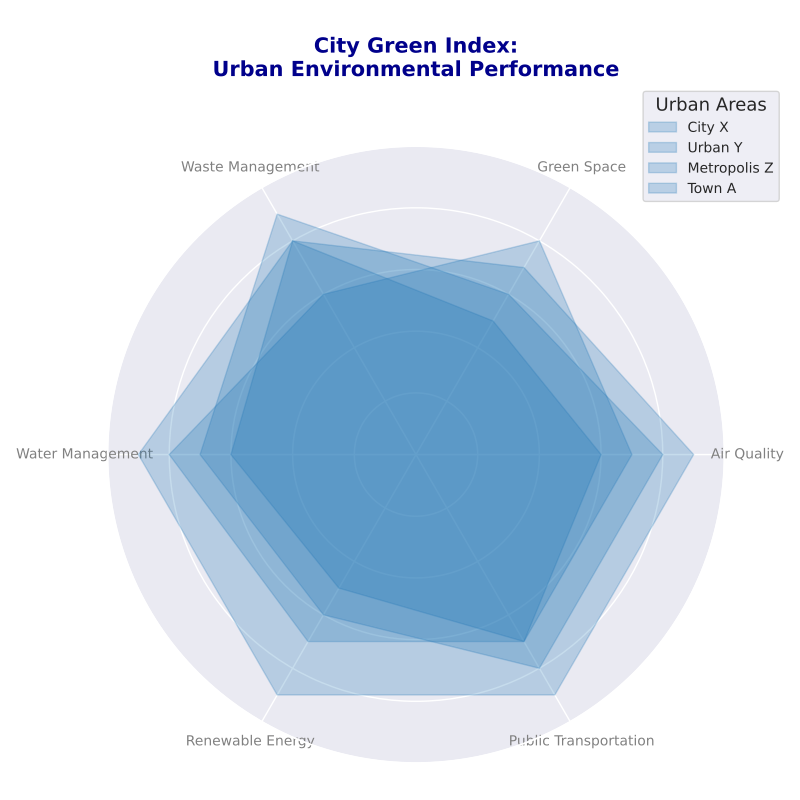

The Python source for this figure:
import matplotlib.pyplot as plt
import numpy as np

def create_radar_chart(categories, data, title, single_color):
    num_vars = len(categories)
    angles = np.linspace(0, 2 * np.pi, num_vars, endpoint=False).tolist()
    angles += angles[:1]
    
    fig, ax = plt.subplots(figsize=(8, 8), subplot_kw=dict(polar=True))
    
    city_labels = ['City X', 'Urban Y', 'Metropolis Z', 'Town A']
    
    for city_data, city_label in zip(data, city_labels):
        values = city_data + city_data[:1]        
        ax.fill(angles, values, color=single_color, alpha=0.25, label=city_label)

    ax.set_xticks(angles[:-1])
    ax.set_xticklabels(categories, fontsize=10, color='gray')

    plt.title(title, size=15, color='darkblue', y=1.1, weight='bold', multialignment='center')
    plt.legend(loc='upper right', bbox_to_anchor=(1.1, 1.1), fontsize=10, title='Urban Areas', title_fontsize='13')
    ax.set_ylim(0, 10)
    ax.set_yticklabels([])
    plt.tight_layout()
    plt.show()

categories = ['Air Quality', 'Green Space', 'Waste Management', 
              'Water Management', 'Renewable Energy', 'Public Transportation']

data = [
    [8, 6, 9, 7, 6, 8],
    [7, 8, 6, 8, 7, 7],
    [9, 7, 8, 9, 9, 9],
    [6, 5, 8, 6, 5, 7]
]

single_color = '#1f77b4'  # Consistent single color for all data groups

create_radar_chart(categories, data, 
                   'City Green Index:\nUrban Environmental Performance', 
                   single_color)
